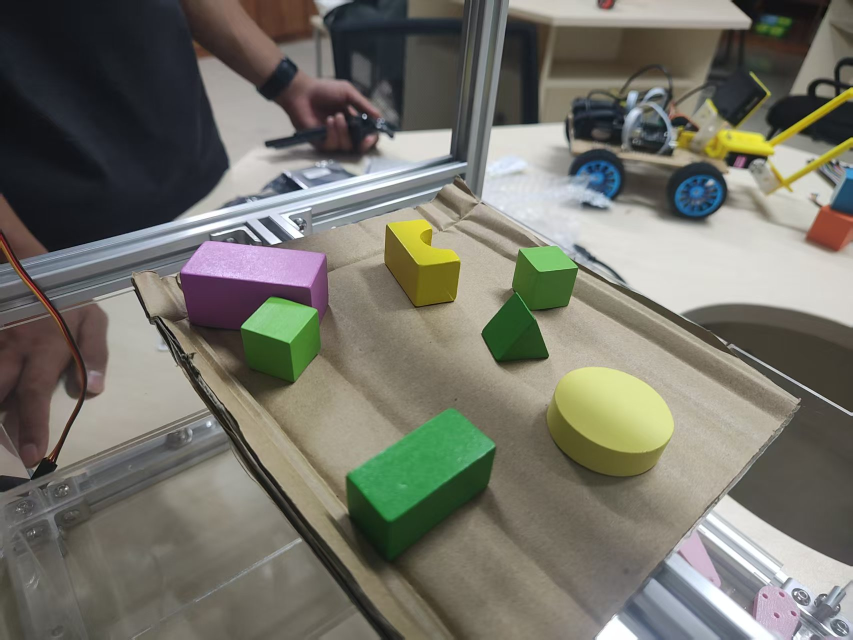
#> input picture test2.jpg, 1706 x 1279 px (shown at 1/2 size)
$ python feature_probe.py ../test2.jpg
#> lines starting #> are read from the running program, lines starting #| are printed output that depends on the picture; after the words box and inside, x2 and y2 are one past the last pixel; in counts of white or black regions, pixels touching at a corner belong together
### vision/sorter_vision.py
#!/usr/bin/env python3
"""智能分拣视觉：颜色 + 形状识别与姿态估计（初版）。

方案要点
--------
1. 颜色：在 CIE-Lab 空间用「色度 chroma + 色相角 hue」分割。实测本场景中
   物块的 chroma 为 30~55，纸板/桌面背景 chroma < 12，因此仅靠色度即可把
   背景干净滤除，再用色相角区分 品红 / 黄 / 绿 三类。
2. 形状：在连通域轮廓上取几何特征（外接旋转矩形填充率 extent、圆度、
   凸包顶点数、凸度 solidity、长短轴比），用规则判别
   圆柱 / 拱桥(U 形) / 三棱柱 / 立方体 / 长条。无需训练数据。
3. 姿态：外接旋转矩形的中心 = 物体位置，长轴方向 = 偏航角；若提供单应标定，
   再换算成工作台坐标系下的毫米坐标与角度。拱桥块额外给出「缺口朝向」，
   因为抓取拱桥必须知道缺口的方位。

用法::

    # 单张图片
    python sorter_vision.py 图片.jpg --out 结果.jpg --json 结果.json
    # 带标定（工作台坐标系 mm / 度）
    python sorter_vision.py 图片.jpg --calib calib.json
    # 打印全部几何特征，便于重新调阈值
    python sorter_vision.py 图片.jpg --debug
"""

from __future__ import annotations

import argparse
import json
import math
import operator
import os
import sys
import time
from dataclasses import dataclass, field
from pathlib import Path

import cv2
import numpy as np

# Windows 控制台默认不是 UTF-8，中文输出会乱码；能改就改
try:
    sys.stdout.reconfigure(encoding="utf-8")
    sys.stderr.reconfigure(encoding="utf-8")
except (AttributeError, ValueError):
    pass


# [17 lines left out: functions imread_unicode, imwrite_unicode, not called in this run]

# --------------------------------------------------------------------------
# 颜色定义：Lab 色相角 = atan2(B-128, A-128)，单位度
#   pink(品红) ≈ -60 ~ -30      yellow(黄) ≈ 100 ~ 118      green(绿) ≈ 130 ~ 145
# 实测三类物体与背景可分性很好，这里留了较宽余量。
# --------------------------------------------------------------------------
LAB_HUE_RANGES: dict[str, tuple[float, float]] = {
    "red":    (0.0, 55.0),        # 红圆柱 19°（上限留点余量给偏橙的暗面）
    "yellow": (80.0, 116.0),      # 黄六棱柱 94°（原 96 起会漏掉，必须下移）
    "green":  (116.0, 160.0),     # 浅绿 129° / 深绿 135°
    "cyan":   (-180.0, -110.0),   # 青长条 -138°
    "pink":   (-115.0, -8.0),     # 原有粉色保留（不用可删）
}

# 标注用色（BGR）：与物体同色系但更亮/更饱和，并配黑色描边保证可读性
ANNOT_BGR: dict[str, tuple[int, int, int]] = {
    "pink": (255, 0, 255), "yellow": (0, 220, 255), "green": (0, 255, 0),
    "red": (0, 0, 255), "cyan": (255, 200, 0),
}

SHAPE_CN = {
    "cylinder": "圆柱",
    "arch": "拱桥",
    "prism": "三棱柱",
    "cube": "立方体",
    "cuboid_long": "长条",
    "unknown": "未知",
}

# --------------------------------------------------------------------------
# 形状判别规则表（新增形状只需在这里加行，详见 README「如何添加新形状」）
#
#   * 从上往下逐条匹配，命中即返回，所以**兜底规则放在最后**；
#   * 每条 = (形状名, [(特征名, 比较符, 阈值), ...])，条件之间是「与」；
#   * 同一形状写多条规则 = 条件之间「或」（斜视/俯视需要不同判据时就靠这个）；
#   * 特征名对应 measure() 返回的字典键，新增特征只要在 measure() 里补一行。
# --------------------------------------------------------------------------
SHAPE_RULES: list[tuple[str, list[tuple[str, str, float]]]] = [
    # 拱桥：U 形缺口使轮廓面积明显小于凸包面积
    ("arch", [("solidity", "<=", 0.80), ("hull_extent", ">=", 0.65)]),
    # 拱桥（斜视时缺口被压扁，改用凸包最深缺陷判据）
    ("arch", [("defect_ratio", ">=", 0.45), ("solidity", "<=", 0.92)]),
    # 圆柱：边界平滑（圆/椭圆无尖角），立方体的直角棱边最大转角 > 68°
    ("cylinder", [("hull_circ", ">=", 0.90), ("max_turn", "<=", 62.0)]),
    ("cylinder", [("hull_circ", ">=", 0.90), ("hull_verts_fine", ">=", 9)]),
    # 长条：长短轴比很大（先于三棱柱判断，避免被压扁的长条落到棱柱分支）
    ("cuboid_long", [("hull_aspect", ">=", 1.5)]),
    # 三棱柱：斜视时露出三角端面，凸包填充率明显低于立方体
    ("prism", [("hull_extent", "<=", 0.78)]),
    # 兜底：剩下的都是立方体（条件为空 = 恒真，必须放最后）
    ("cube", []),
]

_CMP = {
    "<=": operator.le,
    ">=": operator.ge,
    "<": operator.lt,
    ">": operator.gt,
    "==": operator.eq,
}


@dataclass
class Config:
    chroma_min: float = 18.0          # Lab 色度下限，低于此值视为背景
    l_min: float = 35.0               # 亮度下限，滤掉阴影
    chroma_loose: float = 13.0        # 迟滞阈值：暗面/高光用更宽的下限回收
    l_min_loose: float = 20.0
    strict_evidence: float = 0.12     # 连通域内至少这么多比例的像素要满足严格阈值
    min_area_frac: float = 0.0006     # 最小连通域面积（占整图比例）
    min_area_abs: float = 400.0       # 最小连通域面积（绝对像素）
    morph_open: int = 3
    morph_close: int = 7
    max_width: int = 1280             # 处理前缩放的长边上限，0 表示保持原尺寸
    cube_small_ratio: float = 0.80    # 立方体尺寸小于该比例时判为小立方体
    min_solidity: float = 0.55        # 轮廓/凸包面积比下限，滤掉零碎背景
    min_hull_extent: float = 0.50     # 凸包/外接矩形填充率下限
    # 工作区 ROI（相机固定后设置一次）：矩形 (x, y, w, h) 或任意多边形，
    # 中心不在 ROI 内的检测结果直接丢弃，可滤掉画面里的背景杂物
    roi: tuple[float, float, float, float] | None = None
    roi_poly: list[tuple[float, float]] | None = None


@dataclass
class Detection:
    color: str
    shape: str
    cx: float
    cy: float
    angle_deg: float          # 长轴方向：图像 x 轴正向为 0°，逆时针（向上）为正
    length_px: float          # 外接旋转矩形长边
    width_px: float           # 外接旋转矩形短边
    area_px: float
    extent: float             # 轮廓面积 / 外接旋转矩形面积（=顶面可见度代理）
    circularity: float
    solidity: float
    hull_verts: int
    aspect: float
    hull_extent: float = 0.0
    hull_circ: float = 0.0
    defect_ratio: float = 0.0
    edge_conv: float = 1.0
    feats: dict = field(default_factory=dict, repr=False)   # measure() 的原始特征
    box_poly: np.ndarray = field(repr=False, default=None)
    contour: np.ndarray = field(repr=False, default=None)
    yaw_deg: float | None = None       # 标定后：工作台坐标系下的偏航角
    table_xy_mm: tuple[float, float] | None = None
    rel_xy_mm: tuple[float, float] | None = None   # 相对参考点(origin)的 x,y
    dist_mm: float | None = None                   # 到参考点的距离
    size_mm: tuple[float, float] | None = None
    notch_dir_deg: float | None = None  # 拱桥缺口朝向（图像坐标系）
    size_class: str = ""

    # [38 lines left out: functions label, to_dict, not called in this run]


# --------------------------------------------------------------------------
# 分割
# --------------------------------------------------------------------------
def lab_hue_chroma(bgr: np.ndarray) -> tuple[np.ndarray, np.ndarray, np.ndarray]:
    lab = cv2.cvtColor(bgr, cv2.COLOR_BGR2LAB).astype(np.float32)
    l_chan = lab[..., 0]
    a_chan = lab[..., 1] - 128.0
    b_chan = lab[..., 2] - 128.0
    chroma = np.hypot(a_chan, b_chan)
    hue = np.degrees(np.arctan2(b_chan, a_chan))
    return l_chan, hue, chroma


def color_masks(bgr: np.ndarray, cfg: Config) -> dict[str, np.ndarray]:
    """按颜色分割物体。

    采用「迟滞阈值」：严格阈值（chroma_min）用于确认物体，宽松阈值
    （chroma_loose）用于回收同一物体上被阴影压暗或高光冲淡的面，
    但一个宽松连通域内必须有足够比例的严格像素才被接受，避免把
    纸板阴影误当成物体。
    """
    l_chan, hue, chroma = lab_hue_chroma(bgr)
    strict_all = (chroma >= cfg.chroma_min) & (l_chan >= cfg.l_min)
    loose_all = (chroma >= cfg.chroma_loose) & (l_chan >= cfg.l_min_loose)
    h, w = bgr.shape[:2]
    min_area = max(cfg.min_area_abs, cfg.min_area_frac * h * w)
    masks: dict[str, np.ndarray] = {}
    k_open = cv2.getStructuringElement(
        cv2.MORPH_ELLIPSE, (cfg.morph_open, cfg.morph_open)
    )
    k_close = cv2.getStructuringElement(
        cv2.MORPH_ELLIPSE, (cfg.morph_close, cfg.morph_close)
    )
    for name, (h0, h1) in LAB_HUE_RANGES.items():
        in_hue = (hue >= h0) & (hue <= h1)
        strict = (strict_all & in_hue).astype(np.uint8)
        loose = (loose_all & in_hue).astype(np.uint8)
        num, labels, stats, _ = cv2.connectedComponentsWithStats(loose, 8)
        keep = np.zeros_like(loose)
        for i in range(1, num):
            area = stats[i, cv2.CC_STAT_AREA]
            if area < min_area:
                continue
            strict_px = int(np.count_nonzero(strict[labels == i]))
            if strict_px < max(120, cfg.strict_evidence * area):
                continue
            keep[labels == i] = 255
        mask = keep
        if cfg.morph_open > 1:
            mask = cv2.morphologyEx(mask, cv2.MORPH_OPEN, k_open)
        if cfg.morph_close > 1:
            mask = cv2.morphologyEx(mask, cv2.MORPH_CLOSE, k_close)
        masks[name] = mask
    return masks


def fill_holes(mask: np.ndarray) -> np.ndarray:
    """用外轮廓填充孤岛空洞，同时保留与边缘相连的缺口（拱桥开口不会被填掉）。"""
    contours, _ = cv2.findContours(mask, cv2.RETR_EXTERNAL, cv2.CHAIN_APPROX_NONE)
    filled = np.zeros_like(mask)
    if contours:
        cv2.drawContours(filled, contours, -1, 255, -1)
    return filled


# --------------------------------------------------------------------------
# 几何特征与形状判别
# --------------------------------------------------------------------------
def _angle_of(dx: float, dy: float) -> float:
    """图像坐标系角度：向右为 0°，向上为正，范围 (-90, 90]。"""
    ang = math.degrees(math.atan2(-dy, dx))
    while ang > 90.0:
        ang -= 180.0
    while ang <= -90.0:
        ang += 180.0
    return ang


def _max_turn(poly: np.ndarray) -> float:
    """多边形顶点的最大转折角（度）。椭圆/圆 ≈ 小，多边形 ≈ 大。"""
    pts = np.asarray(poly, dtype=np.float64).reshape(-1, 2)
    n = len(pts)
    if n < 3:
        return 0.0
    best = 0.0
    for i in range(n):
        a, b, c = pts[(i - 1) % n], pts[i], pts[(i + 1) % n]
        v1, v2 = a - b, c - b
        n1, n2 = np.linalg.norm(v1), np.linalg.norm(v2)
        if n1 < 1e-6 or n2 < 1e-6:
            continue
        cosv = float(np.clip(np.dot(v1, v2) / (n1 * n2), -1.0, 1.0))
        best = max(best, 180.0 - math.degrees(math.acos(cosv)))
    return best


def _edge_convergence(hull: np.ndarray, max_angle_diff: float = 20.0) -> float:
    """剪影中最长的两条近平行、不相邻边的长度比（>=1）。

    正交投影（正上方）时立方体的对边等长 → ≈1.0；
    斜视时远边被压缩 → 比值变大，等价于「透视畸变强度」。
    """
    pts = np.asarray(hull, dtype=np.float64).reshape(-1, 2)
    n = len(pts)
    if n < 4:
        return 1.0
    edges = []
    for i in range(n):
        a, b = pts[i], pts[(i + 1) % n]
        v = b - a
        length = float(np.hypot(*v))
        if length < 1.0:
            continue
        edges.append((i, length, math.degrees(math.atan2(v[1], v[0]))))
    if len(edges) < 2:
        return 1.0
    edges.sort(key=lambda e: -e[1])
    best = 1.0
    for a in range(min(6, len(edges))):
        for b in range(a + 1, min(6, len(edges))):
            i, li, ai = edges[a]
            j, lj, aj = edges[b]
            # 不相邻（不能共享顶点，考虑闭合首尾）
            if (i - j) % n in (0, 1, n - 1):
                continue
            diff = abs(ai - aj) % 180.0
            diff = min(diff, 180.0 - diff)
            if diff > max_angle_diff:
                continue
            ratio = max(li, lj) / min(li, lj)
            if ratio > best:
                best = ratio
    return float(best)


def brightness_split(
    l_chan: np.ndarray, mask: np.ndarray
) -> tuple[float, float]:
    """在目标区域内做 Otsu 明暗二分，返回（较小区域占比, 两区域灰度差）。"""
    vals = l_chan[mask > 0]
    if vals.size < 50:
        return 0.5, 0.0
    u8 = np.clip(vals, 0, 255).astype(np.uint8).reshape(-1, 1)
    thr, _ = cv2.threshold(u8, 0, 255, cv2.THRESH_BINARY + cv2.THRESH_OTSU)
    bright = vals[vals > thr]
    dark = vals[vals <= thr]
    if bright.size == 0 or dark.size == 0:
        return 0.5, 0.0
    frac = bright.size / vals.size
    return float(min(frac, 1.0 - frac)), float(abs(bright.mean() - dark.mean()))


def measure(contour: np.ndarray, l_chan: np.ndarray | None = None,
            mask: np.ndarray | None = None) -> dict:
    """在轮廓上提取形状判别所需的全部几何特征。

    关键点是同时使用「轮廓」和「凸包」两套量：

    * 凸包填充率 ``hull_extent`` = 凸包面积 / 凸包外接矩形面积。
      立方体/长条/圆柱 ≈ 0.8~1.0，三棱柱 ≈ 0.5~0.7（俯视时三角足迹）。
    * 轮廓/凸包面积比 ``fill``：U 形拱桥因缺口而明显小于 1。
    * 凸包缺陷深度 ``defect_ratio`` = 最深缺陷 / 短边：拱桥的缺口很深
      （≈0.5~0.8），而高光/阴影在轮廓边缘啃出的小缺口较浅（<0.45）。
    """
    area = float(cv2.contourArea(contour))
    peri = float(cv2.arcLength(contour, True))
    rect = cv2.minAreaRect(contour)
    (rcx, rcy), (rw, rh), _ = rect
    box = cv2.boxPoints(rect)
    hull = cv2.convexHull(contour)
    hull_area = float(cv2.contourArea(hull))
    hull_peri = float(cv2.arcLength(hull, True))
    hull_rect = cv2.minAreaRect(hull)
    hw, hh = hull_rect[1]
    hull_extent = float(hull_area / max(hw * hh, 1e-6))
    hull_circ = float(4 * math.pi * hull_area / max(hull_peri ** 2, 1e-6))
    hull_verts = len(cv2.approxPolyDP(hull, 0.02 * hull_peri, True))
    hull_verts_fine = len(cv2.approxPolyDP(hull, 0.01 * hull_peri, True))
    max_turn = _max_turn(cv2.approxPolyDP(hull, 0.02 * hull_peri, True))
    # 透视收敛度：剪影中两条最长的近平行边的长度比。
    # 正俯视 ≈ 1.0（正交投影），斜视时近边明显长于远边，该比值直接
    # 反映「透视压缩」强度，也就是姿态（位置/角度）误差的量级。
    # 注意：凸包原始点很密（掩膜边缘呈锯齿），必须先做多边形简化，
    # 否则「最长的边」会被锯齿切碎，得到无意义的结果。
    edge_conv = _edge_convergence(cv2.approxPolyDP(hull, 0.02 * hull_peri, True))

    split_min, split_contrast = 0.5, 0.0
    if l_chan is not None and mask is not None:
        split_min, split_contrast = brightness_split(l_chan, mask)

    defect_depth = 0.0
    try:
        hull_idx = cv2.convexHull(contour, returnPoints=False)
        dpts = np.asarray(
            cv2.convexityDefects(contour, np.sort(hull_idx[:, 0]).reshape(-1, 1))
        ).reshape(-1, 4)
        if len(dpts):
            defect_depth = float(dpts[:, 3].max()) / 256.0
    except (cv2.error, ValueError):
        pass

    # 长轴方向：取旋转矩形中较长的一条边
    edges = [(i, (i + 1) % 4) for i in range(4)]
    lengths = [
        float(np.hypot(*(box[j] - box[i]))) for i, j in edges
    ]
    k = int(np.argmax(lengths))
    i, j = edges[k]
    v = box[j] - box[i]
    angle = _angle_of(float(v[0]), float(v[1]))
    length = max(rw, rh)
    width = min(rw, rh)

    return {
        "area": area,
        "peri": peri,
        "rect": rect,
        "box": box,
        "cx": float(rcx),
        "cy": float(rcy),
        "length": float(length),
        "width": float(width),
        "aspect": float(length / max(width, 1e-6)),
        "extent": float(area / max(length * width, 1e-6)),
        "circularity": float(4 * math.pi * area / max(peri * peri, 1e-6)),
        "solidity": float(area / max(hull_area, 1e-6)),
        "hull_extent": hull_extent,
        "hull_aspect": float(max(hw, hh) / max(min(hw, hh), 1e-6)),
        "hull_circ": hull_circ,
        "hull_verts_fine": int(hull_verts_fine),
        "hull_verts": int(hull_verts),
        "max_turn": float(max_turn),
        "edge_conv": float(edge_conv),
        "split_min": split_min,
        "split_contrast": split_contrast,
        "defect_depth": defect_depth,
        "defect_ratio": float(defect_depth / max(min(rw, rh), 1.0)),
        "angle": angle,
        "hull": hull,
    }


def match_rule(f: dict) -> tuple[str, int]:
    """在 SHAPE_RULES 里逐条匹配，返回 (形状名, 规则序号)，未命中返回 ("", -1)。"""
    for idx, (shape, conds) in enumerate(SHAPE_RULES):
        if all(_CMP[op](f[feat], thr) for feat, op, thr in conds):
            return shape, idx
    return "", -1


# [601 lines left out: functions classify_shape, notch_direction, in_roi, detect, _assign_size_class, load_calibration and 11 more, not called in this run]


# [2 lines that do not run on import are left out]

### vision/feature_probe.py
"""几何特征诊断：打印每个连通域的候选判别特征，用于标定形状规则阈值。

用法::

    python feature_probe.py 图片.jpg [--chroma-min 26] [--min-area 2000]
"""

from __future__ import annotations

import argparse
import math

import cv2
import numpy as np

import sorter_vision as sv


def main() -> None:
    parser = argparse.ArgumentParser()
    parser.add_argument("image")
    parser.add_argument("--chroma-min", type=float, default=26.0)
    parser.add_argument("--min-area", type=float, default=1500.0)
    parser.add_argument("--max-width", type=int, default=1280)
    args = parser.parse_args()

    img = cv2.imread(args.image, cv2.IMREAD_COLOR)
#> img is the input picture: shape (1279, 1706, 3); mean B, G, R 104.6, 114.6, 115.7
    if args.max_width and img.shape[1] > args.max_width:
        s = args.max_width / img.shape[1]
        img = cv2.resize(img, None, fx=s, fy=s, interpolation=cv2.INTER_AREA)
#> img: shape (960, 1280, 3)
    cfg = sv.Config(chroma_min=args.chroma_min, min_area_frac=0.0,
                    min_area_abs=args.min_area)
    masks = sv.color_masks(img, cfg)
#> in lab_hue_chroma, `lab = cv2.cvtColor(bgr, cv2.COLOR_BGR2LAB).astype(np.float32)`:
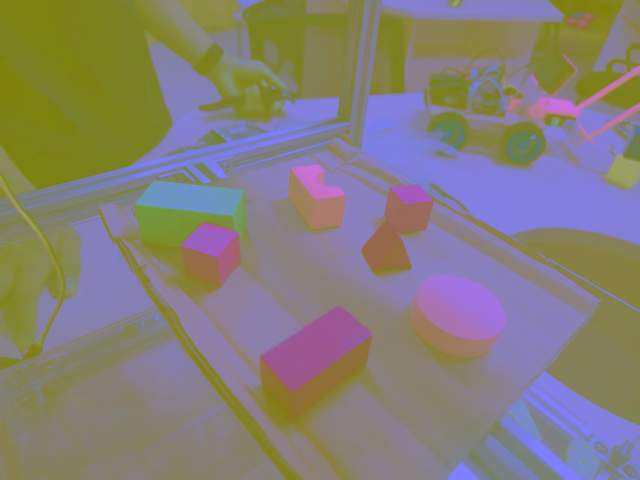
#> lab: shape (960, 1280, 3) float32 (shown at 1/2 size); mean B, G, R 120.4, 127.2, 133.4
#> in lab_hue_chroma, `a_chan = lab[..., 1] - 128.0`:
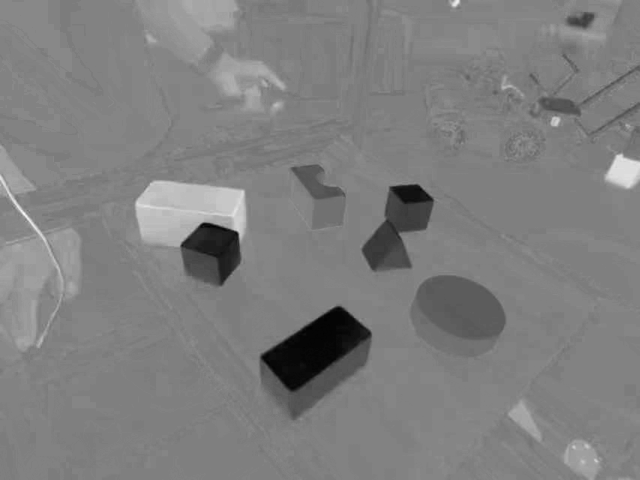
#> a_chan: shape (960, 1280) float32 (shown at 1/2 size); min -45, max 43, mean -1; drawn with min black and max white
#> in lab_hue_chroma, `b_chan = lab[..., 2] - 128.0`:
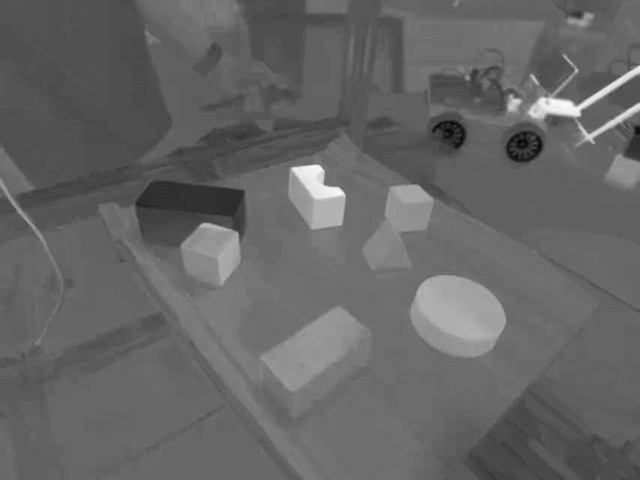
#> b_chan: shape (960, 1280) float32 (shown at 1/2 size); min -43, max 79, mean 5.7; drawn with min black and max white
#> in lab_hue_chroma, `chroma = np.hypot(a_chan, b_chan)`:
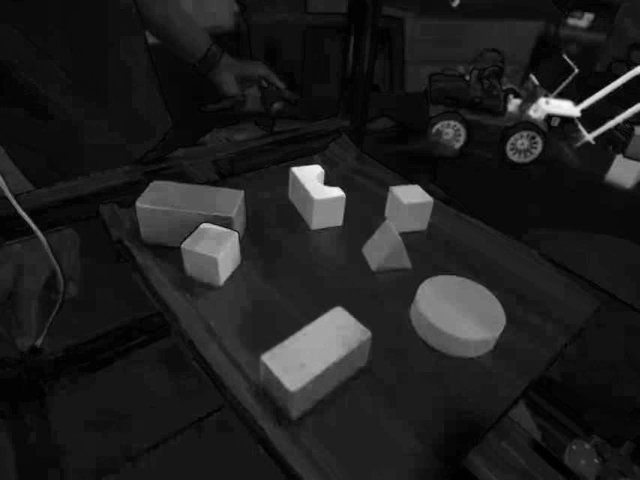
#> chroma: shape (960, 1280) float32 (shown at 1/2 size); min 0, max 80.6, mean 10; drawn with min black and max white
#> in lab_hue_chroma, `hue = np.degrees(np.arctan2(b_chan, a_chan))`:
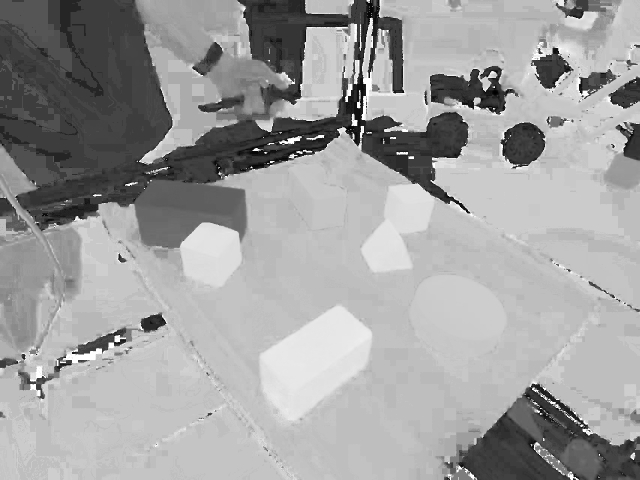
#> hue: shape (960, 1280) float32 (shown at 1/2 size); min -175.6, max 180, mean 47.2; drawn with min black and max white
#> in color_masks, `strict_all = (chroma >= cfg.chroma_min) & (l_chan >= cfg.l_min)`:
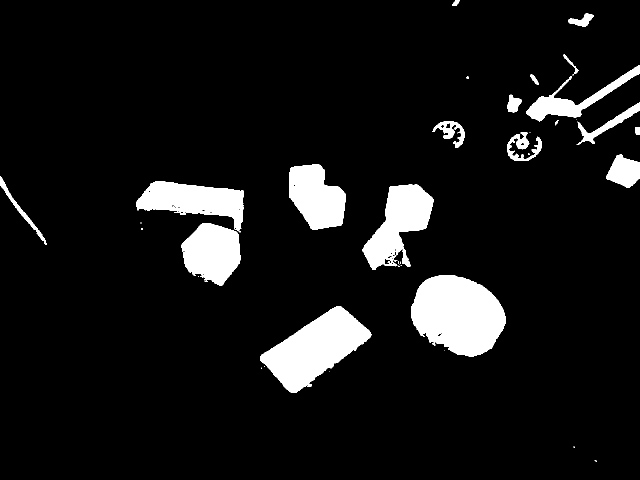
#> strict_all: shape (960, 1280) bool (shown at 1/2 size); 8.4% white; 41 white regions (21 under 20 px), largest, box (x1, y1, x2, y2) and area: (822, 551, 1011, 713) 22594, (521, 613, 743, 785) 18951, (725, 369, 867, 540) 12374
#> the loop in color_masks, `for name, (h0, h1) in LAB_HUE_RANGES.items():` made 5 passes
#> num on passes 1 to 5: 108, 270, 53, 63, 76
#> pass 1, in color_masks, `loose = (loose_all & in_hue).astype(np.uint8)`:
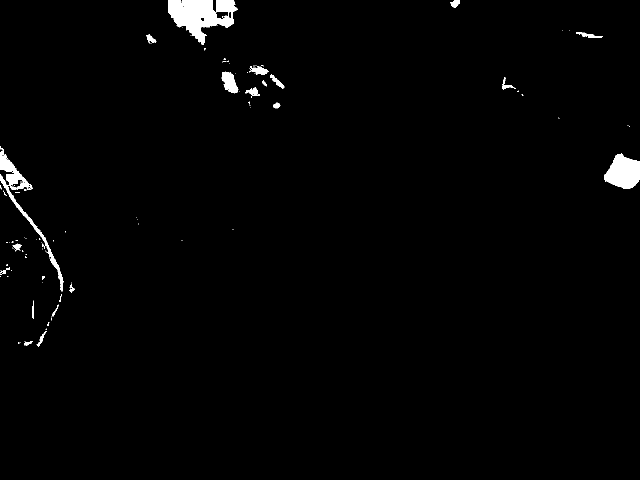
#> loose: shape (960, 1280) (shown at 1/2 size); values 0 (black) and 1 (white), 1.4% white; 107 white regions (83 under 20 px), largest, box (x1, y1, x2, y2) and area: (336, 0, 475, 90) 6793, (1209, 307, 1280, 378) 3531, (0, 293, 127, 583) 3373
#> (the rest of the program and of its run is left out)
